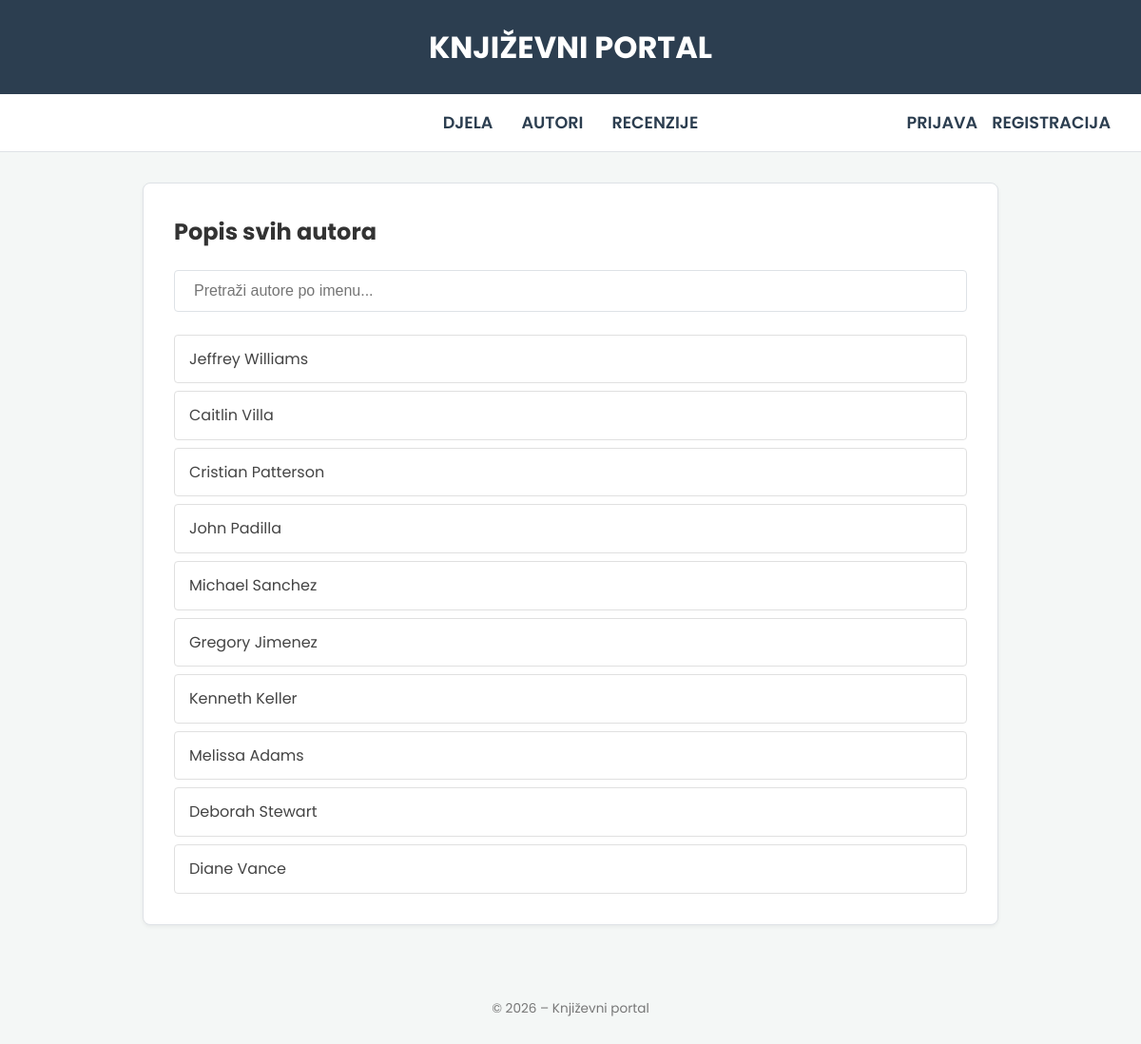
/knjige/autori/, run on an earlier commit of the app's database.
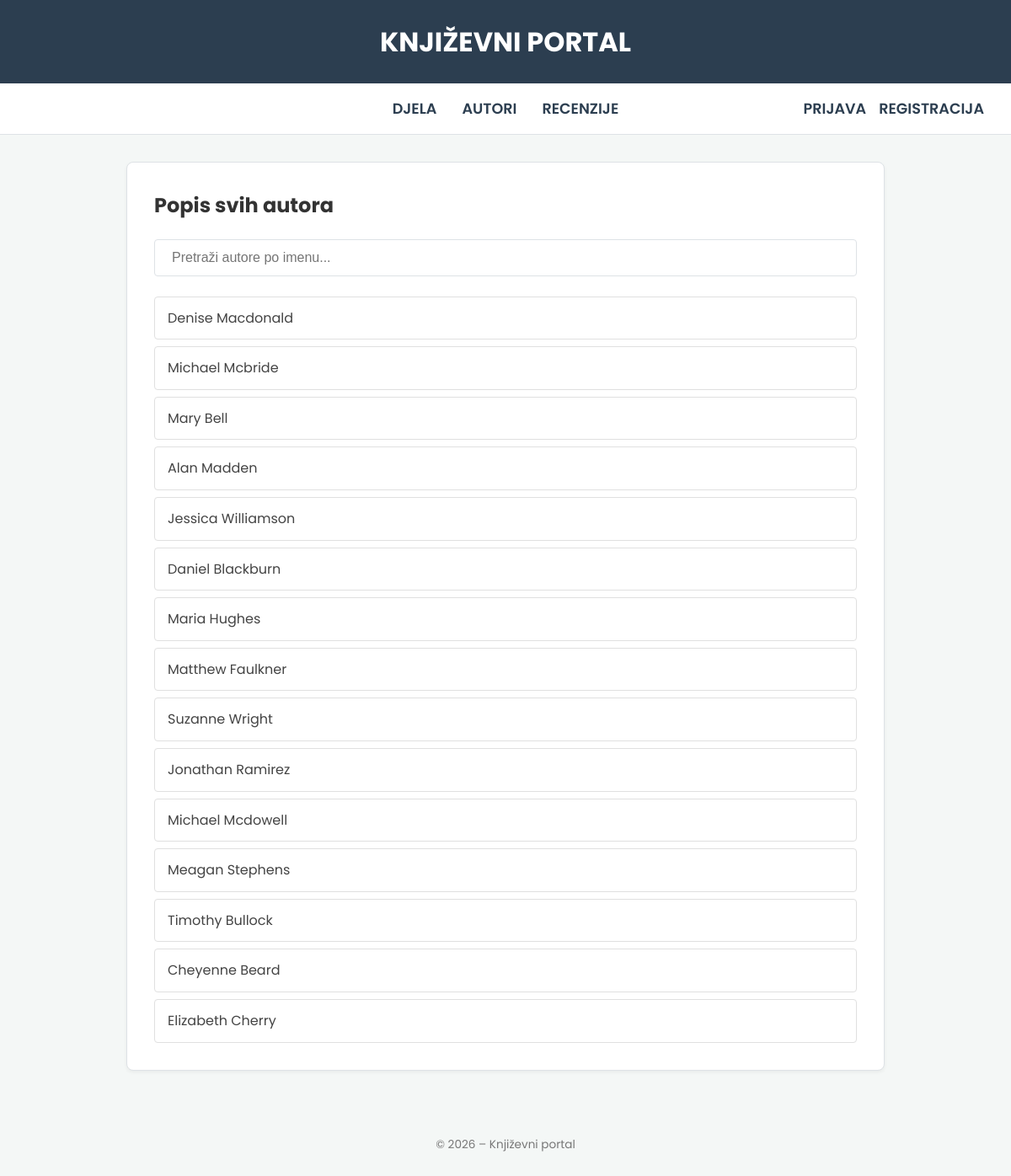
And on a later commit of the database.
### BookReview/models.py (models this page shows, shortened)
class Autor(models.Model):
    ime = models.CharField(max_length=100)
    prezime = models.CharField(max_length=100)
    godina_rodenja = models.IntegerField()

### BookReview/views.py (the view)
# urls.py: path('autori/', views.AutorListView.as_view(), name='autor-list'),
class AutorListView(ListView):
    model = Autor
    template_name = "knjige/autor_list.html"
    context_object_name = "autori"
    def get_queryset(self):
        query = self.request.GET.get('q', '')
        if query:
            return (
                Autor.objects.filter(ime__icontains=query) |
                Autor.objects.filter(prezime__icontains=query)
            )
        return Autor.objects.all()

### templates/knjige/autor_list.html (shortened to what this page needs)
{% extends 'base.html' %}
{% block content %}
<div class="card">
    <h2 style="margin-top:0">Popis svih autora</h2>
    <div class="search-box">
        <form method="get" id="search-form">
            <input type="text" name="q" id="search-input" placeholder="Pretraži autore po imenu..." value="{{ request.GET.q|default:'' }}" autocomplete="off">
        </form>
    </div>
    <div id="results-container" class="list-container">
        {% for autor in autori %}
            <a href="{% url 'autor-detail' autor.id %}" class="item-link">
                {{ autor.ime }} {{ autor.prezime }}
            </a>
        {% empty %}
            <p>Nema pronađenih autora.</p>
        {% endfor %}
    </div>
</div>
{% endblock %}

### templates/base.html (shortened to what this page needs)
<!DOCTYPE html>
<html lang="hr">
<head>
</head>
<body>
<header>
    <h1 style="margin:0;">KNJIŽEVNI PORTAL</h1>
</header>
<nav>
    <div class="nav-links">
        <a href="{% url 'djelo-list' %}">DJELA</a>
        <a href="{% url 'autor-list' %}">AUTORI</a>
        <a href="{% url 'recenzija-list' %}">RECENZIJE</a>
    </div>
    <div class="nav-user">
        {% if user.is_authenticated %}
            <span style="color: #2c3e50; font-size: 1rem;">Bok, <strong>{{ user.username }}</strong>!</span>
            <form action="{% url 'logout' %}" method="post" style="display:inline; margin:0;">
                {% csrf_token %}
                <button type="submit" class="btn-logout">ODJAVA</button>
            </form>
        {% else %}
            <a href="{% url 'login' %}" style="font-size: 1.1rem;">PRIJAVA</a>
            <a href="{% url 'register' %}" style="font-size: 1.1rem;">REGISTRACIJA</a>
        {% endif %}
    </div>
</nav>
<div class="container">
    {% block content %}{% endblock %}
</div>
<footer>
    <p>&copy; 2026 – Književni portal</p>
</footer>
</body>
</html>

### templates/base.html (style rules this page uses)
:root { --primary: #2c3e50; --secondary: #3498db; --light: #f8f9fa; --text: #333; --border: #dee2e6; }
body { font-family: 'Poppins', sans-serif; background-color: #f4f7f6; margin: 0; color: var(--text); line-height: 1.6; }
header { background: var(--primary); color: white; padding: 1.5rem; text-align: center; }
nav { background: white; padding: 1rem 2rem; display: grid; grid-template-columns: 1fr auto 1fr; align-items: center; border-bottom: 1px solid var(--border); }
.nav-links { grid-column: 2; display: flex; gap: 30px; }
nav a { color: var(--primary); text-decoration: none; font-weight: 600; font-size: 1.1rem; text-transform: uppercase; transition: color 0.2s; }
.nav-user { grid-column: 3; display: flex; align-items: center; justify-content: flex-end; gap: 15px; }
.container { width: 90%; max-width: 900px; margin: 2rem auto; }
.card { background: white; padding: 2rem; border-radius: 8px; border: 1px solid var(--border); box-shadow: 0 2px 4px rgba(0,0,0,0.05); }
.search-box { margin-bottom: 1.5rem; }
.search-box input { width: 100%; padding: 12px 20px; border-radius: 4px; border: 1px solid var(--border); font-size: 1rem; box-sizing: border-box; }
.list-container { display: flex; flex-direction: column; gap: 0.5rem; }
.item-link { display: block; padding: 12px 15px; background: #ffffff; border: 1px solid #e0e0e0; text-decoration: none; color: #444; font-weight: 400; border-radius: 4px; transition: all 0.2s ease; }
footer { text-align: center; padding: 2rem; color: #777; font-size: 0.85rem; }

What changed in the data, as far as the page shows it:
removed Autor: ime "Jeffrey", prezime "Williams"
removed Autor: ime "Caitlin", prezime "Villa"
removed Autor: ime "Cristian", prezime "Patterson"
removed Autor: ime "John", prezime "Padilla"
removed Autor: ime "Michael", prezime "Sanchez"
removed Autor: ime "Gregory", prezime "Jimenez"
removed Autor: ime "Kenneth", prezime "Keller"
removed Autor: ime "Melissa", prezime "Adams"
removed Autor: ime "Deborah", prezime "Stewart"
removed Autor: ime "Diane", prezime "Vance"
added Autor: ime "Denise", prezime "Macdonald"
added Autor: ime "Michael", prezime "Mcbride"
added Autor: ime "Mary", prezime "Bell"
added Autor: ime "Alan", prezime "Madden"
added Autor: ime "Jessica", prezime "Williamson"
added Autor: ime "Daniel", prezime "Blackburn"
added Autor: ime "Maria", prezime "Hughes"
added Autor: ime "Matthew", prezime "Faulkner"
added Autor: ime "Suzanne", prezime "Wright"
added Autor: ime "Jonathan", prezime "Ramirez"
added Autor: ime "Michael", prezime "Mcdowell"
added Autor: ime "Meagan", prezime "Stephens"
added Autor: ime "Timothy", prezime "Bullock"
added Autor: ime "Cheyenne", prezime "Beard"
added Autor: ime "Elizabeth", prezime "Cherry"
